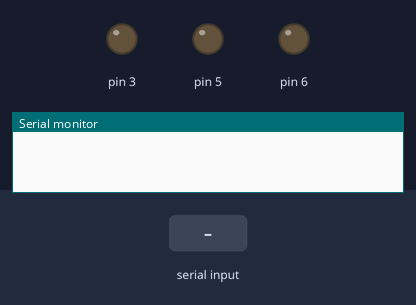
Recording of a sketch running on a simulated Arduino Uno, built with avr-gcc and run on an emulated ATmega328P. On the bench: output pins drawn as LEDs (lit = HIGH), the last lines printed to the serial monitor. The test bench sets the inputs (shaded band).

Above: at 1.2 s.
1.3 s: "R,45\n" received over Serial
At 2.7 s:
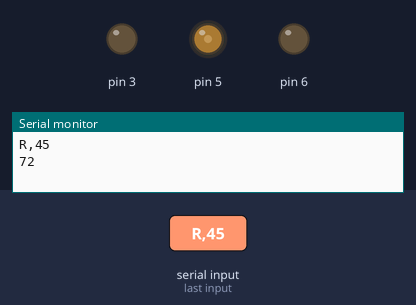
Timing chart, 0 to 4.3 s (numbered marks = the images above; inputs shaded):
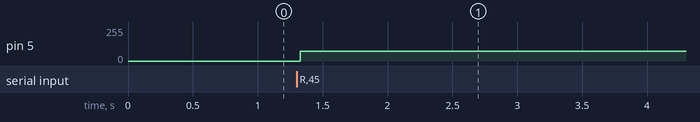

The sketch:

R_G_B_serialString.pde
```cpp
void setup()
{
  Serial.begin(9600);
}

char str[10];
int i;

void loop()
{
  int j=0;

  while((i=Serial.read())!=-1)
  {

      str[j]=char(i);
      j++;

      delay(5);
    //but why
  }


  if(j!=0)
  {
    Serial.println(str);


  for(int k=0;k<strlen(str);k++)
  {
    char code;

      if(str[k]>64 && str[k]<96)
      {
          code=str[k];

      }

    int intensity=0;

    int arr[4];

   for(int a=0;a<3;a++)
   {
    arr[a]=str[k+a+1]-48;
//    Serial.println(arr[a]);
    intensity=(intensity*10)+arr[a];
   }


  if(intensity>0 && intensity<255)
  {
  switch(code)
  {
     case 'R':
      analogWrite(5,intensity);
       analogWrite(3,0);
       analogWrite(6,0);
      Serial.println(intensity);
      delay(5000);
       break;

     case 'B':
       analogWrite(3,intensity);
       analogWrite(5,0);
       analogWrite(6,0);
       Serial.println(intensity);
             delay(5000);
       break;

     case 'G':
       analogWrite(6,intensity);
       analogWrite(3,0);
       analogWrite(5,0);
       Serial.println(intensity);
             delay(5000);
         break;

  }}

  }
  }

}
```

Measured:
- after the input at 1.3 s, pin 5: 0/255 → 72/255 at once
